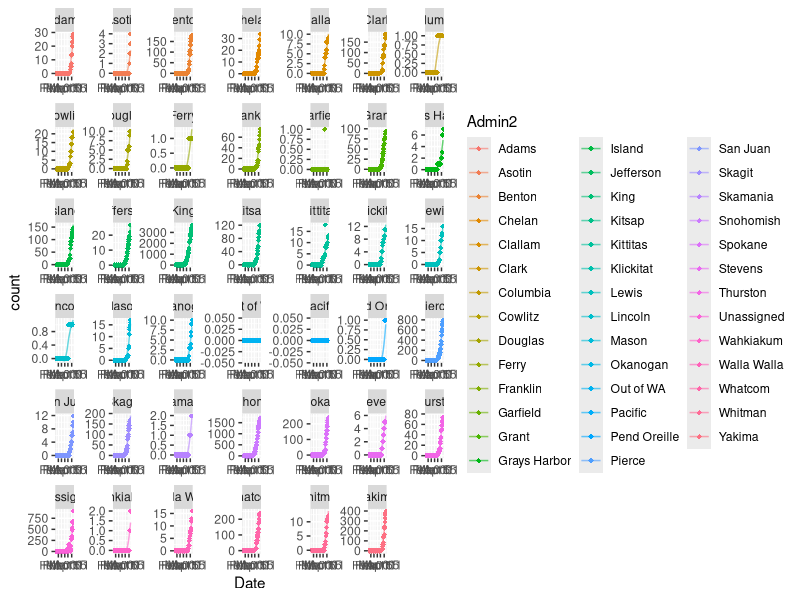
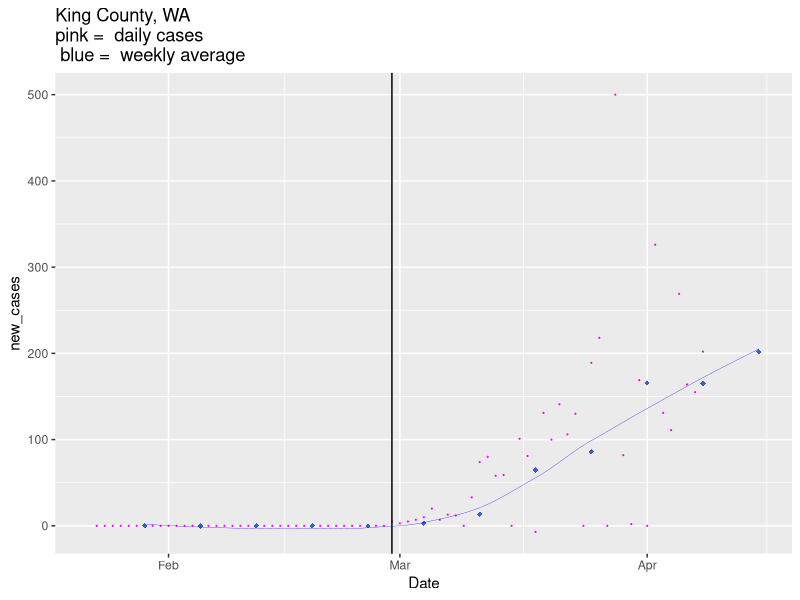
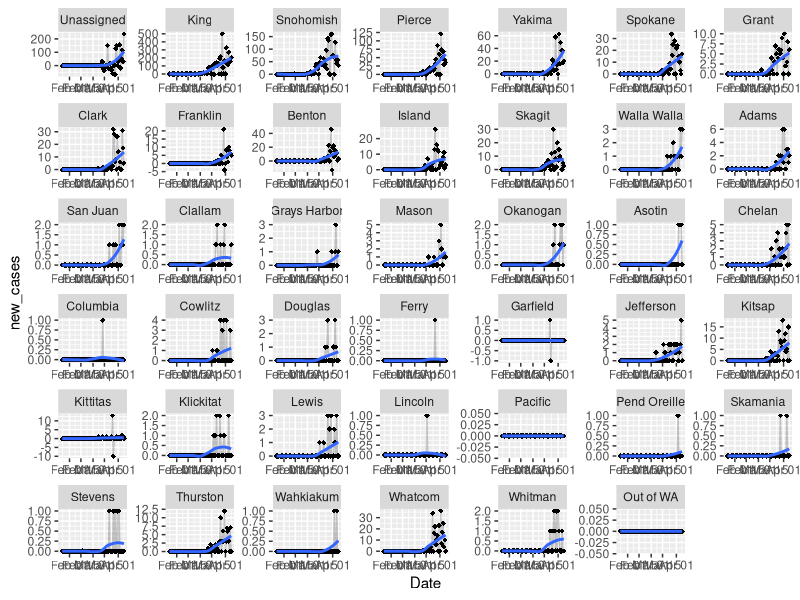

R code for these plots, in order: (Note: this script raises an error after producing the figures.)
library(tidyverse)
library(lubridate)
library(forcats)
library(viridis)
# read US Cases into Rstudio ----------------------------------------------

covid_cases_us <- read.csv(here::here("data","covid_US_cases_raw.csv"),stringsAsFactors = F)

# tidy up the data for graphing
recent_date <- colnames(covid_cases_us)[length(covid_cases_us)]
head(covid_cases_us)

str(covid_cases_us)

UID_dates<- covid_cases_us %>% select(UID,X1.22.20:recent_date) %>% gather(key = Date, value= count,-UID)

UID_info<- covid_cases_us %>% select(-c(X1.22.20:recent_date))

covid_US_cases_tidy<- left_join(UID_info,UID_dates,by="UID")

covid_US_cases_tidy<-covid_US_cases_tidy %>% mutate(Date=gsub("X","",Date))
str(covid_US_cases_tidy)

cols<- names(covid_US_cases_tidy[c(1:8,11)])

#Use lapply() to coerce and replace the chosen columns:
covid_US_cases_tidy[cols] <- lapply(covid_US_cases_tidy[cols], factor)  ## as.factor() could also be used
covid_US_cases_tidy$Date<- mdy(covid_US_cases_tidy$Date)
str(covid_US_cases_tidy)
#write.csv(covid_US_cases_tidy,file='./data/covid_US_cases_tidy.csv')



#covid_US_cases_tidy<- read.csv(file='./data/covid_US_cases_tidy.csv')

# list of counties in Washington

covid_US_cases_tidy %>% filter(Province_State=="Washington") %>% group_by(Admin2) %>%
  summarise(m=max(count)) %>% arrange(desc(m))

# total cumulative cases in Washington state, King and Spkane county

covid_US_cases_tidy %>% filter(Province_State=="Washington"#,
                               #Admin2=="King"|
                                # Admin2=="Spokane"|
                                 #Admin2=="Snohomish",count>01
                               ) %>%
  group_by(Admin2) %>%
  arrange(desc(Date)) %>% select(-c(iso2:FIPS,Country_Region)) %>% group_by(Date)%>%
  ggplot(aes(Date,count,color=Admin2))+geom_point(shape=18)+
  geom_line(stat='smooth',se=F,alpha=.6)+
  facet_wrap(~Admin2,scales='free')

new.cases <- c("Adams",'Benton','Grant', 'Clark', 'Franklin','Skagit','Spokane','Thurston','Walla Walla','Yakima',"King")

covid_US_cases_tidy %>% filter(#Date>today()-21,
                               Province_State=='Washington') %>%
  #filter(Admin2 == "King" |Admin2 %in% new.cases) %>%
  group_by(Admin2) %>%
  arrange(-desc(Date)) %>% select(-c(iso2:FIPS,Country_Region)) %>%
  mutate(count_lag=lag(count,1),new_cases=count-count_lag) %>% group_by(Date) %>%
  arrange(desc(Date),desc(new_cases)) %>%
  mutate(sort.Admin2=factor(Admin2))-> wa.new.cases#


# The following compares snohomish and king on average weekly new  --------

wa.new.cases %>% filter(Admin2=="King") %>% select(Admin2,count,count_lag,new_cases) %>% mutate(week=week(Date)) %>% group_by(week,Admin2)%>% summarise(mean_new=mean(new_cases,na.rm=T),sum_new=sum(new_cases,na.rm=T)) %>% mutate(d=ymd("2020-01-01")+weeks(week))->weekly_king

wa.new.cases %>% filter(Admin2=="King",Date<=ymd(today())) %>%
  # consdier changing date filter above
  select(Admin2,count,count_lag,new_cases,Date) %>%
  mutate(week=week(Date)) %>%
  group_by(week,Admin2) %>%
  ggplot(aes(x=Date,y=new_cases))+
  geom_point(color='magenta',size=.1) +
  # consdier changing date filter below
    geom_point(data=weekly_king# %>% filter(d<=ymd(today()))
               ,
               aes(x=d,y=mean_new),color='royalblue3',shape=18,size=1.5)+
  geom_smooth(data=weekly_king,aes(x=d,y=mean_new),se = F, color='blue',          size=.1)+
  ggtitle("King County, WA\npink =  daily cases\n blue =  weekly average")+
  geom_vline(xintercept=ymd("2020-11-03"))+
  geom_label(label="election 11/3 --->",
             x= ymd("2020-10-10"),
             y = 750
  )+
  geom_vline(xintercept=ymd("2020-02-29"))+
  geom_label(label="<-- first stay at home order",
             x= ymd("2020-04-01"),
             y = 750
  )



  wa.new.cases[,c(3,12)] <- lapply(wa.new.cases[,c(3,12)],function(x) factor(x))
lapply(wa.new.cases[,c('Admin2','sort.Admin2')], levels)
wa.new.cases[,12] <- factor(wa.new.cases$Admin2,levels = wa.new.cases$Admin2[1:41], ordered = T)

wa.new.cases %>%
  ggplot(aes(Date,new_cases))+
  geom_point(shape=18)+geom_line(alpha=.2)+geom_smooth(se=F)+
  facet_wrap(~sort.Admin2,scales = 'free')

# all us state and then some
drop_ship <- c("Diamond Princess","Grand Princess")
drop_state <- c("New Jersey","New York","Massachusetts","California",)
protest_states <- c("Minnesota","Texas","Colorado","Michigan","Illinois",
                    "Wisconsin","Ohio","Mississippi","North Carolina","Alabama","Arizona")

covid_US_cases_tidy %>%
  select(-c(iso2:FIPS,
            Admin2,
            Country_Region)) %>%
  group_by(Province_State,
           #Admin2,
           Date) %>%
  summarise(count = sum(count, na.rm = T)) %>%
  filter(Date > "2020-04-20", !Province_State %in% drop_ship) %>%
  #filter(!Province_State %in% drop_state) %>%
  #filter(Province_State %in% protest_states) %>%
  mutate(new_cases = count - lag(count)) %>%
  group_by(Date, Province_State) %>% arrange(desc(Date), desc(new_cases)) %>%
  mutate(sort_state = factor(Province_State))  -> tmp

  tmp[,c(1,5)] <- lapply(tmp[,c(1,5)],function(x) factor(x))
  lapply(tmp[,c('Province_State','sort_state')], levels)
  tmp[,5] <- factor(tmp$Province_State,levels = tmp$Province_State[1:56], ordered = T)

    tmp %>%
    ggplot(aes(x=Date,new_cases))+ geom_point(size=.2)+
  geom_line()+
  facet_wrap(~sort_state,scales = 'fixed')+
  ggtitle("new cases in the States since 4/21\nBlue simple linear regression, pink with , loess")+
  geom_smooth(method='lm',color='blue',se=F)+
geom_smooth(color='pink',size=.6)
